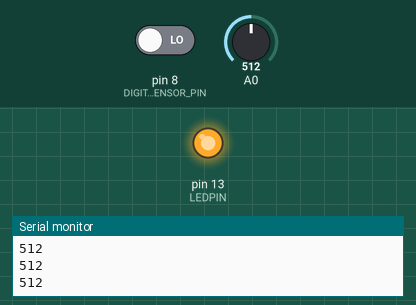
Simulated run of this sketch. Board: Arduino Uno, built with avr-gcc and run on an emulated ATmega328P. On the bench: output pins drawn as LEDs (lit = HIGH), the last lines printed to the serial monitor. Inputs (shaded band) come from the test bench; at power-on: pin 8 (DIGITAL_SENSOR_PIN) LOW, A0 = 512.

Above: at 1.3 s.
1.4 s: pin 8 (DIGITAL_SENSOR_PIN) driven HIGH
At 2.5 s:
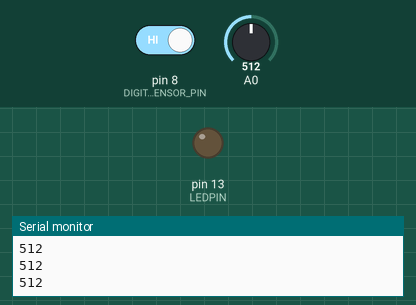
3.0 s: pin 8 (DIGITAL_SENSOR_PIN) driven LOW
At 3.7 s:
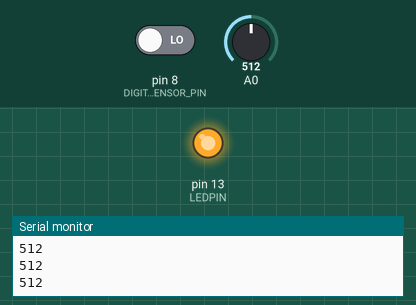
Timing chart, 0 to 6.0 s (numbered marks = the images above; inputs shaded):
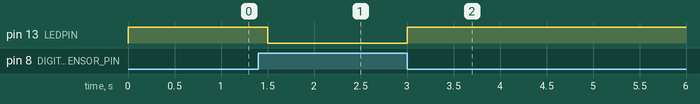

Measured:
- after the input at 1.4 s, pin 13 (LEDPIN): HIGH → LOW after 0.10 s
- after the input at 3.0 s, pin 13 (LEDPIN): LOW → HIGH at once

The sketch:

mh-ss.ino
```cpp
#define ANALOG_SENSOR_PIN  0
#define DIGITAL_SENSOR_PIN 8
#define LEDPIN    13

int  switch_state;
int  LightAnalogValue;
//<------------------------------------------------
typedef struct MH_SS {
  char Analog, Digital;
} MH_SS;

static struct MH_SS str;

unsigned int MH_SS_Analog_Loop(struct MH_SS* in) {
  return analogRead(in->Analog);
}

unsigned int MH_SS_Digital_Loop(struct MH_SS* in) {
  return digitalRead(in->Digital);
}
//--------------------------------------------------->
void setup() {
  str.Analog = 0;
  str.Digital = 8;

  pinMode(LEDPIN, OUTPUT);
  Serial.begin(9600);
}

void loop() {

  switch_state = MH_SS_Digital_Loop(&str);
  if (switch_state == LOW) {
    digitalWrite(LEDPIN, HIGH);
  } else {
    digitalWrite(LEDPIN, LOW);
  }

  LightAnalogValue = switch_state = MH_SS_Analog_Loop(&str);
  Serial.println(LightAnalogValue,DEC);
  delay(500);
}
```
